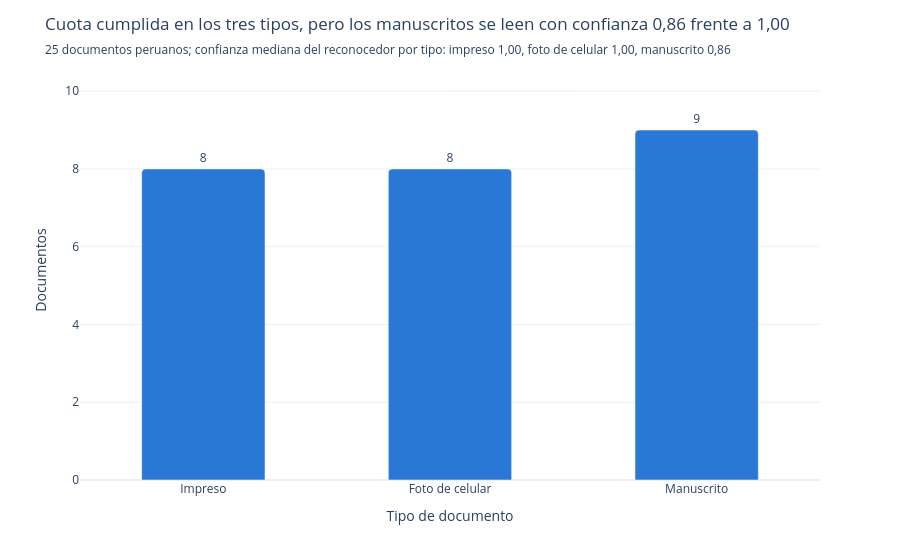

This figure's notebook cell:
### Markdown cell above
### 7.1 Documentos por tipo

### Code cell
por_tipo = (docs.groupby("tipo", sort=False)
                .agg(documentos=("id", "size"), confianza=("confianza_mediana", "median"))
                .reindex(TIPOS).reset_index())
por_tipo["tipo_legible"] = por_tipo["tipo"].map(ETIQ_TIPO)
conf = dict(zip(por_tipo["tipo"], por_tipo["confianza"]))
peor = min(conf, key=conf.get)
titulo = (f"Cuota cumplida en los tres tipos, pero los {ETIQ_TIPO[peor].lower()}s se leen con confianza "
          f"{coma(conf[peor])} frente a {coma(max(conf.values()))}")

fig1 = px.bar(por_tipo, x="tipo_legible", y="documentos", text="documentos",
              labels={"tipo_legible": "Tipo de documento", "documentos": "Documentos"},
              hover_data={"confianza": ":.2f", "tipo_legible": False})
fig1.update_traces(marker_color=AZUL, textposition="outside", width=0.5)
fig1.update_layout(barcornerradius=4, yaxis_range=[0, por_tipo["documentos"].max() * 1.2], title=dict(
    text=titulo,
    subtitle=dict(text=("25 documentos peruanos; confianza mediana del reconocedor por tipo: " +
                        ", ".join(f"{ETIQ_TIPO[t].lower()} {coma(conf[t])}" for t in TIPOS)))))
fig1.show()

### Figure 1 — Plotly figure (JSON) as saved in the notebook; plotly's stock layout.template omitted (floating-point values rounded to 4 significant figures)
{"data": [{"customdata": [[0.9975], [0.9955], [0.858]], "hovertemplate": "Documentos=%{text}<br>confianza=%{customdata[0]:.2f}<extra></extra>", "legendgroup": "", "marker": {"color": "#2a78d6", "pattern": {"shape": ""}}, "name": "", "orientation": "v", "showlegend": false, "text": [8.0, 8.0, 9.0], "textposition": "outside", "type": "bar", "width": 0.5, "x": ["Impreso", "Foto de celular", "Manuscrito"], "xaxis": "x", "y": [8, 8, 9], "yaxis": "y"}], "layout": {"barcornerradius": 4, "barmode": "relative", "legend": {"tracegroupgap": 0}, "margin": {"t": 60}, "title": {"subtitle": {"text": "25 documentos peruanos; confianza mediana del reconocedor por tipo: impreso 1,00, foto de celular 1,00, manuscrito 0,86"}, "text": "Cuota cumplida en los tres tipos, pero los manuscritos se leen con confianza 0,86 frente a 1,00"}, "xaxis": {"anchor": "y", "domain": [0.0, 1.0], "title": {"text": "Tipo de documento"}}, "yaxis": {"anchor": "x", "domain": [0.0, 1.0], "range": [0, 10.8], "title": {"text": "Documentos"}}}}
